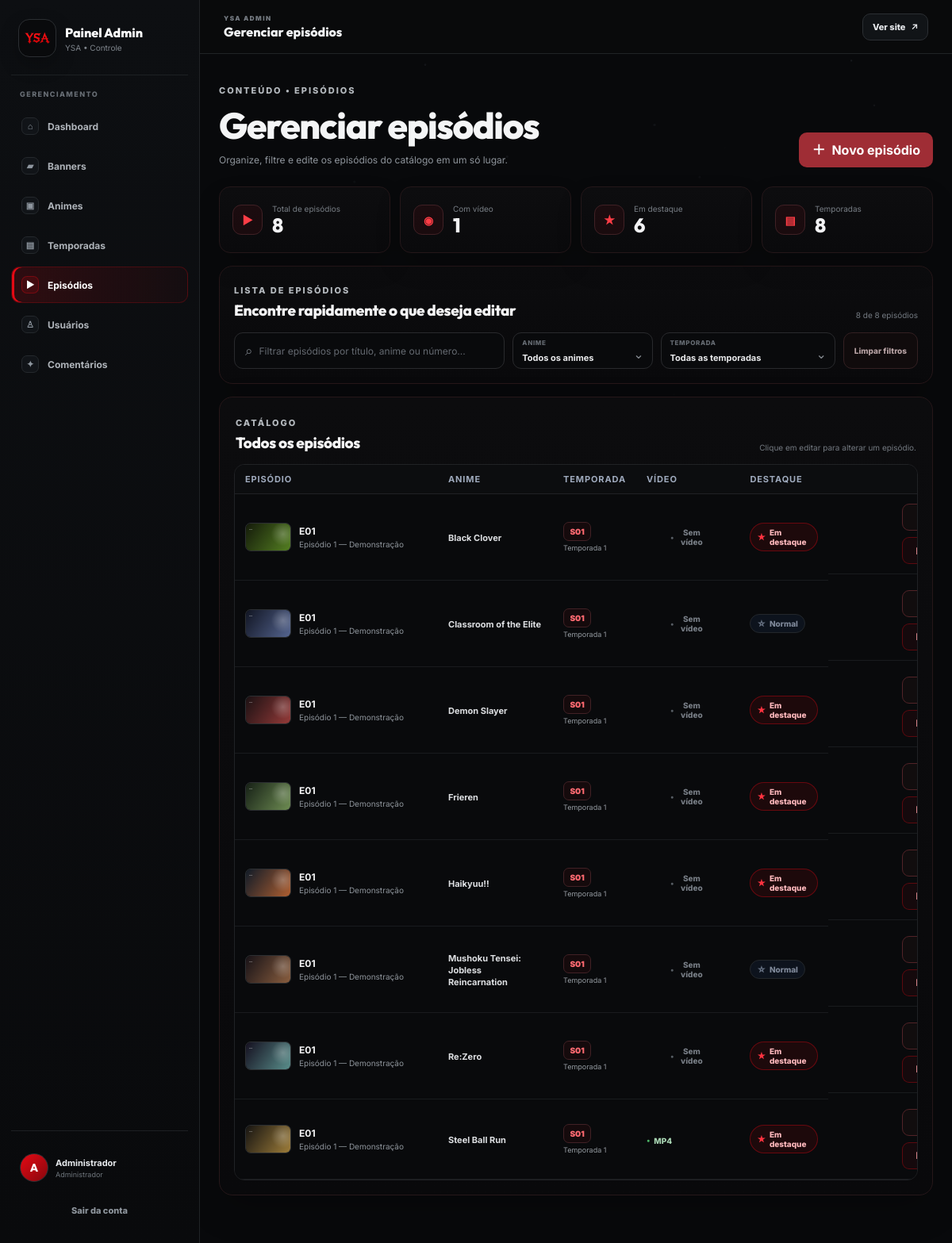
/admin/episodios.php (signed in), run on the app's committed database.
### tables this page shows
CREATE TABLE usuarios (
    id INT UNSIGNED AUTO_INCREMENT PRIMARY KEY,
    nome VARCHAR(80) NOT NULL,
    email VARCHAR(160) NOT NULL UNIQUE,
    senha VARCHAR(255) NOT NULL,
    senha_criptografada TEXT NULL,
    tipo ENUM('user','admin') NOT NULL DEFAULT 'user',
    criado_em DATETIME NOT NULL DEFAULT CURRENT_TIMESTAMP,
    atualizado_em DATETIME NOT NULL DEFAULT CURRENT_TIMESTAMP ON UPDATE CURRENT_TIMESTAMP,
    foto_perfil VARCHAR(500) NULL,
    INDEX idx_usuario_tipo (tipo)
);

CREATE TABLE episodios (
    id INT UNSIGNED AUTO_INCREMENT PRIMARY KEY,
    temporada_id INT UNSIGNED NOT NULL,
    numero INT UNSIGNED NOT NULL,
    titulo VARCHAR(180) NOT NULL,
    descricao VARCHAR(1000) NULL,
    thumb VARCHAR(500) NULL,
    video VARCHAR(1000) NULL,
    video_tipo ENUM('mp4','hls','youtube') NOT NULL DEFAULT 'mp4',
    destaque TINYINT(1) NOT NULL DEFAULT 0,
    criado_em DATETIME NOT NULL DEFAULT CURRENT_TIMESTAMP,
    atualizado_em DATETIME NOT NULL DEFAULT CURRENT_TIMESTAMP ON UPDATE CURRENT_TIMESTAMP,
    CONSTRAINT fk_episodio_temporada FOREIGN KEY (temporada_id) REFERENCES temporadas(id) ON DELETE CASCADE ON UPDATE CASCADE,
    UNIQUE KEY uq_episodio_temporada_numero (temporada_id, numero),
    INDEX idx_episodio_destaque (destaque)
);

CREATE TABLE animes (
    id INT UNSIGNED AUTO_INCREMENT PRIMARY KEY,
    titulo VARCHAR(180) NOT NULL,
    slug VARCHAR(180) NOT NULL UNIQUE,
    tipo VARCHAR(40) NOT NULL DEFAULT 'Série',
    ano SMALLINT NULL,
    generos VARCHAR(255) NOT NULL,
    estudio VARCHAR(120) NOT NULL,
    sinopse TEXT NULL,
    poster VARCHAR(500) NOT NULL,
    destaque TINYINT(1) NOT NULL DEFAULT 0,
    criado_em DATETIME NOT NULL DEFAULT CURRENT_TIMESTAMP,
    atualizado_em DATETIME NOT NULL DEFAULT CURRENT_TIMESTAMP ON UPDATE CURRENT_TIMESTAMP,
    INDEX idx_anime_destaque (destaque)
);

CREATE TABLE temporadas (
    id INT UNSIGNED AUTO_INCREMENT PRIMARY KEY,
    anime_id INT UNSIGNED NOT NULL,
    numero INT UNSIGNED NOT NULL,
    titulo VARCHAR(120) NOT NULL,
    descricao VARCHAR(500) NULL,
    criado_em DATETIME NOT NULL DEFAULT CURRENT_TIMESTAMP,
    CONSTRAINT fk_temporada_anime FOREIGN KEY (anime_id) REFERENCES animes(id) ON DELETE CASCADE ON UPDATE CASCADE,
    UNIQUE KEY uq_temporada_anime_numero (anime_id, numero),
    INDEX idx_temporada_anime (anime_id)
);

### admin/episodios.php (the view, shortened to what the rows shown need)
<?php
require_admin();
$eps = all_episodes_admin();
require __DIR__.'/../includes/admin_header.php';
?>
<main class="section container admin-page episodes-admin-page">
    <div class="episodes-page-head">
        <div>
            <h1>Gerenciar episódios</h1>
        </div>
    </div>
    <section class="episode-manager-card">
        <div class="episode-manager-heading">
            <div>
                <h2>Encontre rapidamente o que deseja editar</h2>
            </div>
        </div>
    </section>
    <?php if (!$eps): ?>
        <div class="empty-state">Nenhum episódio cadastrado.</div>
    <?php else: ?>
        <section class="episode-table-card">
            <div class="episode-table-head">
                <div>
                    <h2>Todos os episódios</h2>
                </div>
            </div>
            <div class="table-wrap episode-table-wrap">
                <table class="episodes-admin-table">
                    <thead>
                        <tr>
                            <th>Episódio</th>
                            <th>Anime</th>
                            <th>Temporada</th>
                            <th>Vídeo</th>
                            <th>Destaque</th>
                            <th class="episode-actions-th">Ações</th>
                        </tr>
                    </thead>
                    <tbody id="episodesAdminBody">
                        <?php foreach ($eps as $item): ?>
                            <?php
                                $episodeId = (int)$item['id'];
                                $animeId = (int)($item['anime_id'] ?? 0);
                                $seasonId = (int)($item['temporada_id'] ?? 0);
                                $number = (int)$item['numero'];
                                $episodeCode = 'E'.str_pad((string)$number, 2, '0', STR_PAD_LEFT);
                                $editUrl = url('admin/episodio-form.php?id='.$episodeId);
                                $searchData = mb_strtolower(
                                    $item['anime_titulo'].' '.$item['temporada_titulo'].' '.$item['titulo'].' '.$episodeCode.' S'.$item['temporada_numero'],
                                    'UTF-8'
                                );
                            ?>
                            <tr
                                class="episode-admin-row"
                                data-anime-id="<?= $animeId ?>"
                                data-season-id="<?= $seasonId ?>"
                                data-search="<?= e($searchData) ?>"
                            >
                                <td>
                                    <div class="episode-row-main">
                                        <div class="episode-row-thumb">
                                            <?php if (!empty($item['thumb'])): ?>
                                                <img src="<?= e(url($item['thumb'])) ?>" alt="">
                                            <?php else: ?>
                                                <span><?= e($episodeCode) ?></span>
                                            <?php endif; ?>
                                        </div>
                                        <div class="episode-row-copy">
                                            <strong><?= e($episodeCode) ?></strong>
                                            <span><?= e($item['titulo']) ?></span>
                                        </div>
                                    </div>
                                </td>
                                <td>
                                    <span class="episode-anime-name"><?= e($item['anime_titulo']) ?></span>
                                </td>
                                <td>
                                    <span class="episode-season-badge">
                                        S<?= str_pad((string)$item['temporada_numero'], 2, '0', STR_PAD_LEFT) ?>
                                    </span>
                                    <small><?= e($item['temporada_titulo']) ?></small>
                                </td>
                                <td>
                                    <?php if (!empty($item['video'])): ?>
                                        <span class="episode-video-status has-video"><span>●</span> <?= $item['video_tipo']==='youtube' ? 'YouTube' : strtoupper((string)$item['video_tipo']) ?></span>
                                    <?php else: ?>
                                        <span class="episode-video-status no-video"><span>●</span> Sem vídeo</span>
                                    <?php endif; ?>
                                </td>
                                <td>
                                    <span class="featured-status <?= !empty($item['destaque']) ? 'on' : 'off' ?>">
                                        <?= !empty($item['destaque']) ? 'Em destaque' : 'Normal' ?>
                                    </span>
                                </td>
                                <td class="actions episode-actions">
                                    <div class="action-buttons">
                                        <a class="btn-action edit" href="<?= e($editUrl) ?>">Editar</a>
                                        <a class="btn-action delete" data-delete-label="o episódio <?= e($episodeCode) ?>" href="<?= e(url('admin/episodio-delete.php?id='.$episodeId)) ?>">Excluir</a>
                                    </div>
                                </td>
                            </tr>
                        <?php endforeach; ?>
                    </tbody>
                </table>
            </div>
        </section>
    <?php endif; ?>
</main>
<?php require __DIR__.'/../includes/admin_footer.php'; ?>

### includes/admin_header.php (shortened to what the rows shown need)
<?php
$user = current_user();
?>
<!DOCTYPE html>
<html lang="pt-BR" data-base-url="<?= e(rtrim(BASE_URL, '/')) ?>">
<head>
    <link rel="stylesheet" href="<?= e(url('assets/css/style.css')) ?>?v=20261003-banner">
</head>
<body class="admin-body">
<div class="admin-app" id="adminApp">
    <aside class="admin-sidebar" id="adminSidebar">
        <div class="admin-sidebar-bottom">
            <div class="admin-user-mini">
                <?= avatar_html($user['photo'] ?? null, $user['name'] ?? 'Admin', 'admin-mini-avatar') ?>
                <div><strong><?= e($user['name'] ?? 'Administrador') ?></strong><small>Administrador</small></div>
            </div>
        </div>
    </aside>
    <section class="admin-workspace">

### includes/functions.php (shortened to what the rows shown need)
<?php
require_once __DIR__ . '/database.php';
function e(?string $value): string { return htmlspecialchars((string)$value, ENT_QUOTES, 'UTF-8'); }
function url(string $path = ''): string {
    $base = rtrim(BASE_URL, '/');
    if ($path === '') return $base . '/';
    $path = str_replace('\\', '/', $path);
    return $base . '/' . ltrim($path, '/');
}
function current_user(): ?array { return $_SESSION['user'] ?? null; }
function is_admin(): bool {
    $u = current_user();
    $stmt = db()->prepare('SELECT id, nome, email, tipo, foto_perfil FROM usuarios WHERE id = ? LIMIT 1');
    $stmt->execute([(int)$u['id']]);
    $found = $stmt->fetch();
    return $found['tipo'] === 'admin';
}
function require_admin(): void {
    if (!is_admin()) { flash('error', 'Acesso restrito ao administrador.'); redirect('pages/login.php'); }
}
function all_episodes_admin(): array {
    return db()->query("SELECT e.*,t.anime_id,t.numero temporada_numero,t.titulo temporada_titulo,a.titulo anime_titulo
                        FROM episodios e INNER JOIN temporadas t ON t.id=e.temporada_id
                        INNER JOIN animes a ON a.id=t.anime_id
                        ORDER BY a.titulo ASC,t.numero ASC,e.numero ASC")->fetchAll();
}
function avatar_html(?string $photo, string $name, string $class = 'avatar'): string {
    $photo = trim((string)$photo);
    $initial = e(strtoupper(mb_substr($name, 0, 1, 'UTF-8')));
    return '<div class="' . e($class) . ' avatar-fallback" aria-hidden="true">' . $initial . '</div>';
}

### data on the page
usuarios: nome "A", nome "Administrador"
episodios: thumb (picture), numero "E01", titulo "Episódio 1 — Demonstração", animes.titulo "Black Clover", temporada.numero "01", temporada.titulo "Temporada 1", shows "Sem vídeo", destaque "Em destaque"
episodios: thumb (picture), numero "E01", titulo "Episódio 1 — Demonstração", animes.titulo "Classroom of the Elite", temporada.numero "01", temporada.titulo "Temporada 1", shows "Sem vídeo", destaque "Normal"
episodios: thumb (picture), numero "E01", titulo "Episódio 1 — Demonstração", animes.titulo "Demon Slayer", temporada.numero "01", temporada.titulo "Temporada 1", shows "Sem vídeo", destaque "Em destaque"
episodios: thumb (picture), numero "E01", titulo "Episódio 1 — Demonstração", animes.titulo "Frieren", temporada.numero "01", temporada.titulo "Temporada 1", shows "Sem vídeo", destaque "Em destaque"
episodios: thumb (picture), numero "E01", titulo "Episódio 1 — Demonstração", animes.titulo "Haikyuu!!", temporada.numero "01", temporada.titulo "Temporada 1", shows "Sem vídeo", destaque "Em destaque"
episodios: thumb (picture), numero "E01", titulo "Episódio 1 — Demonstração", animes.titulo "Mushoku Tensei: Jobless Reincarnation", temporada.numero "01", temporada.titulo "Temporada 1", shows "Sem vídeo", destaque "Normal"
episodios: thumb (picture), numero "E01", titulo "Episódio 1 — Demonstração", animes.titulo "Re:Zero", temporada.numero "01", temporada.titulo "Temporada 1", shows "Sem vídeo", destaque "Em destaque"
episodios: thumb (picture), numero "E01", titulo "Episódio 1 — Demonstração", animes.titulo "Steel Ball Run", temporada.numero "01", temporada.titulo "Temporada 1", video_tipo "MP4", destaque "Em destaque"

### other printed values
$pageTitle "Gerenciar episódios"
count($eps) "8"
$comVideo "1"
$emDestaque "6"
count($temporadas) "8"
